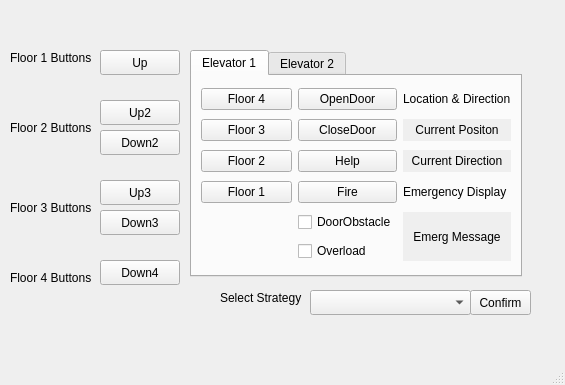
<?xml version="1.0" encoding="UTF-8"?>
<ui version="4.0">
 <class>MainWindow</class>
 <widget class="QMainWindow" name="MainWindow">
  <property name="geometry">
   <rect>
    <x>0</x>
    <y>0</y>
    <width>565</width>
    <height>385</height>
   </rect>
  </property>
  <property name="windowTitle">
   <string>MainWindow</string>
  </property>
  <widget class="QWidget" name="centralwidget">
   <widget class="QPushButton" name="up">
    <property name="geometry">
     <rect>
      <x>100</x>
      <y>50</y>
      <width>80</width>
      <height>25</height>
     </rect>
    </property>
    <property name="cursor">
     <cursorShape>ArrowCursor</cursorShape>
    </property>
    <property name="text">
     <string>Up</string>
    </property>
    <property name="checkable">
     <bool>true</bool>
    </property>
    <property name="checked">
     <bool>false</bool>
    </property>
   </widget>
   <widget class="QPushButton" name="up2">
    <property name="geometry">
     <rect>
      <x>100</x>
      <y>100</y>
      <width>80</width>
      <height>25</height>
     </rect>
    </property>
    <property name="text">
     <string>Up2</string>
    </property>
   </widget>
   <widget class="QPushButton" name="down2">
    <property name="geometry">
     <rect>
      <x>100</x>
      <y>130</y>
      <width>80</width>
      <height>25</height>
     </rect>
    </property>
    <property name="text">
     <string>Down2</string>
    </property>
   </widget>
   <widget class="QLabel" name="label">
    <property name="geometry">
     <rect>
      <x>10</x>
      <y>50</y>
      <width>101</width>
      <height>16</height>
     </rect>
    </property>
    <property name="text">
     <string>Floor 1 Buttons</string>
    </property>
   </widget>
   <widget class="QLabel" name="label_2">
    <property name="geometry">
     <rect>
      <x>10</x>
      <y>120</y>
      <width>101</width>
      <height>16</height>
     </rect>
    </property>
    <property name="text">
     <string>Floor 2 Buttons</string>
    </property>
   </widget>
   <widget class="QPushButton" name="up3">
    <property name="geometry">
     <rect>
      <x>100</x>
      <y>180</y>
      <width>80</width>
      <height>25</height>
     </rect>
    </property>
    <property name="text">
     <string>Up3</string>
    </property>
   </widget>
   <widget class="QPushButton" name="down3">
    <property name="geometry">
     <rect>
      <x>100</x>
      <y>210</y>
      <width>80</width>
      <height>25</height>
     </rect>
    </property>
    <property name="text">
     <string>Down3</string>
    </property>
   </widget>
   <widget class="QPushButton" name="down4">
    <property name="geometry">
     <rect>
      <x>100</x>
      <y>260</y>
      <width>80</width>
      <height>25</height>
     </rect>
    </property>
    <property name="text">
     <string>Down4</string>
    </property>
   </widget>
   <widget class="QTabWidget" name="tabWidget">
    <property name="geometry">
     <rect>
      <x>190</x>
      <y>50</y>
      <width>332</width>
      <height>227</height>
     </rect>
    </property>
    <property name="currentIndex">
     <number>0</number>
    </property>
    <widget class="QWidget" name="Elevator1">
     <attribute name="title">
      <string>Elevator 1</string>
     </attribute>
     <layout class="QGridLayout" name="gridLayout">
      <item row="6" column="0">
       <widget class="QPushButton" name="floor1">
        <property name="text">
         <string>Floor 1</string>
        </property>
       </widget>
      </item>
      <item row="3" column="0">
       <widget class="QPushButton" name="floor4">
        <property name="text">
         <string>Floor 4</string>
        </property>
       </widget>
      </item>
      <item row="8" column="1">
       <widget class="QCheckBox" name="Overload">
        <property name="text">
         <string>Overload</string>
        </property>
       </widget>
      </item>
      <item row="5" column="0">
       <widget class="QPushButton" name="floor2">
        <property name="text">
         <string>Floor 2</string>
        </property>
       </widget>
      </item>
      <item row="4" column="1">
       <widget class="QPushButton" name="closeDoor">
        <property name="text">
         <string>CloseDoor</string>
        </property>
       </widget>
      </item>
      <item row="5" column="1">
       <widget class="QPushButton" name="help">
        <property name="text">
         <string>Help</string>
        </property>
       </widget>
      </item>
      <item row="7" column="1">
       <widget class="QCheckBox" name="DoorObs">
        <property name="text">
         <string>DoorObstacle</string>
        </property>
       </widget>
      </item>
      <item row="4" column="0">
       <widget class="QPushButton" name="floor3">
        <property name="text">
         <string>Floor 3</string>
        </property>
       </widget>
      </item>
      <item row="6" column="1">
       <widget class="QPushButton" name="Fire">
        <property name="text">
         <string>Fire</string>
        </property>
       </widget>
      </item>
      <item row="3" column="1">
       <widget class="QPushButton" name="openDoor">
        <property name="text">
         <string>OpenDoor</string>
        </property>
       </widget>
      </item>
      <item row="3" column="2">
       <widget class="QLabel" name="label_3">
        <property name="text">
         <string>Location &amp; Direction</string>
        </property>
       </widget>
      </item>
      <item row="4" column="2">
       <widget class="QLabel" name="e1currentPos">
        <property name="autoFillBackground">
         <bool>true</bool>
        </property>
        <property name="text">
         <string>Current Positon</string>
        </property>
        <property name="alignment">
         <set>Qt::AlignCenter</set>
        </property>
       </widget>
      </item>
      <item row="5" column="2">
       <widget class="QLabel" name="e1currentDir">
        <property name="autoFillBackground">
         <bool>true</bool>
        </property>
        <property name="text">
         <string>Current Direction</string>
        </property>
        <property name="alignment">
         <set>Qt::AlignCenter</set>
        </property>
       </widget>
      </item>
      <item row="7" column="2" rowspan="2">
       <widget class="QLabel" name="EmergMessage">
        <property name="autoFillBackground">
         <bool>true</bool>
        </property>
        <property name="text">
         <string>Emerg Message</string>
        </property>
        <property name="alignment">
         <set>Qt::AlignCenter</set>
        </property>
       </widget>
      </item>
      <item row="6" column="2">
       <widget class="QLabel" name="label_6">
        <property name="text">
         <string>Emergency Display</string>
        </property>
       </widget>
      </item>
     </layout>
    </widget>
    <widget class="QWidget" name="Elevator2">
     <attribute name="title">
      <string>Elevator 2</string>
     </attribute>
     <layout class="QGridLayout" name="gridLayout_2">
      <item row="0" column="0">
       <widget class="QPushButton" name="e2floor4">
        <property name="text">
         <string>Floor 4</string>
        </property>
       </widget>
      </item>
      <item row="0" column="1">
       <widget class="QPushButton" name="e2OpenDoor">
        <property name="text">
         <string>OpenDoor</string>
        </property>
       </widget>
      </item>
      <item row="0" column="2">
       <widget class="QLabel" name="label_8">
        <property name="text">
         <string>Location &amp; Direction</string>
        </property>
       </widget>
      </item>
      <item row="1" column="0">
       <widget class="QPushButton" name="e2floor3">
        <property name="text">
         <string>Floor 3</string>
        </property>
       </widget>
      </item>
      <item row="1" column="1">
       <widget class="QPushButton" name="e2CloseDoor">
        <property name="text">
         <string>CloseDoor</string>
        </property>
       </widget>
      </item>
      <item row="1" column="2">
       <widget class="QLabel" name="e2currentPos">
        <property name="autoFillBackground">
         <bool>true</bool>
        </property>
        <property name="text">
         <string>Current Positon</string>
        </property>
        <property name="alignment">
         <set>Qt::AlignCenter</set>
        </property>
       </widget>
      </item>
      <item row="2" column="0">
       <widget class="QPushButton" name="e2floor2">
        <property name="text">
         <string>Floor 2</string>
        </property>
       </widget>
      </item>
      <item row="2" column="1">
       <widget class="QPushButton" name="e2Help">
        <property name="text">
         <string>Help</string>
        </property>
       </widget>
      </item>
      <item row="2" column="2">
       <widget class="QLabel" name="e2currentDir">
        <property name="autoFillBackground">
         <bool>true</bool>
        </property>
        <property name="text">
         <string>Current Direction</string>
        </property>
        <property name="alignment">
         <set>Qt::AlignCenter</set>
        </property>
       </widget>
      </item>
      <item row="3" column="0">
       <widget class="QPushButton" name="e2floor1">
        <property name="text">
         <string>Floor 1</string>
        </property>
       </widget>
      </item>
      <item row="3" column="1">
       <widget class="QPushButton" name="e2Fire">
        <property name="text">
         <string>Fire</string>
        </property>
       </widget>
      </item>
      <item row="3" column="2">
       <widget class="QLabel" name="label_9">
        <property name="text">
         <string>Emergency Display</string>
        </property>
       </widget>
      </item>
      <item row="4" column="1">
       <widget class="QCheckBox" name="e2doorObs">
        <property name="text">
         <string>DoorObstacle</string>
        </property>
       </widget>
      </item>
      <item row="4" column="2" rowspan="2">
       <widget class="QLabel" name="e2EmergMessage">
        <property name="autoFillBackground">
         <bool>true</bool>
        </property>
        <property name="text">
         <string>Emerg Message</string>
        </property>
        <property name="alignment">
         <set>Qt::AlignCenter</set>
        </property>
       </widget>
      </item>
      <item row="5" column="1">
       <widget class="QCheckBox" name="e2Overload">
        <property name="text">
         <string>Overload</string>
        </property>
       </widget>
      </item>
     </layout>
    </widget>
   </widget>
   <widget class="QLabel" name="label_4">
    <property name="geometry">
     <rect>
      <x>10</x>
      <y>200</y>
      <width>101</width>
      <height>16</height>
     </rect>
    </property>
    <property name="text">
     <string>Floor 3 Buttons</string>
    </property>
   </widget>
   <widget class="QLabel" name="label_5">
    <property name="geometry">
     <rect>
      <x>10</x>
      <y>270</y>
      <width>101</width>
      <height>16</height>
     </rect>
    </property>
    <property name="text">
     <string>Floor 4 Buttons</string>
    </property>
   </widget>
   <widget class="QComboBox" name="comboBox">
    <property name="geometry">
     <rect>
      <x>310</x>
      <y>290</y>
      <width>161</width>
      <height>25</height>
     </rect>
    </property>
   </widget>
   <widget class="QLabel" name="label_7">
    <property name="geometry">
     <rect>
      <x>220</x>
      <y>290</y>
      <width>101</width>
      <height>16</height>
     </rect>
    </property>
    <property name="text">
     <string>Select Strategy</string>
    </property>
   </widget>
   <widget class="QPushButton" name="confirm">
    <property name="geometry">
     <rect>
      <x>470</x>
      <y>290</y>
      <width>61</width>
      <height>25</height>
     </rect>
    </property>
    <property name="text">
     <string>Confirm</string>
    </property>
   </widget>
  </widget>
  <widget class="QMenuBar" name="menubar">
   <property name="geometry">
    <rect>
     <x>0</x>
     <y>0</y>
     <width>565</width>
     <height>22</height>
    </rect>
   </property>
  </widget>
  <widget class="QStatusBar" name="statusbar"/>
 </widget>
 <resources/>
 <connections/>
</ui>
